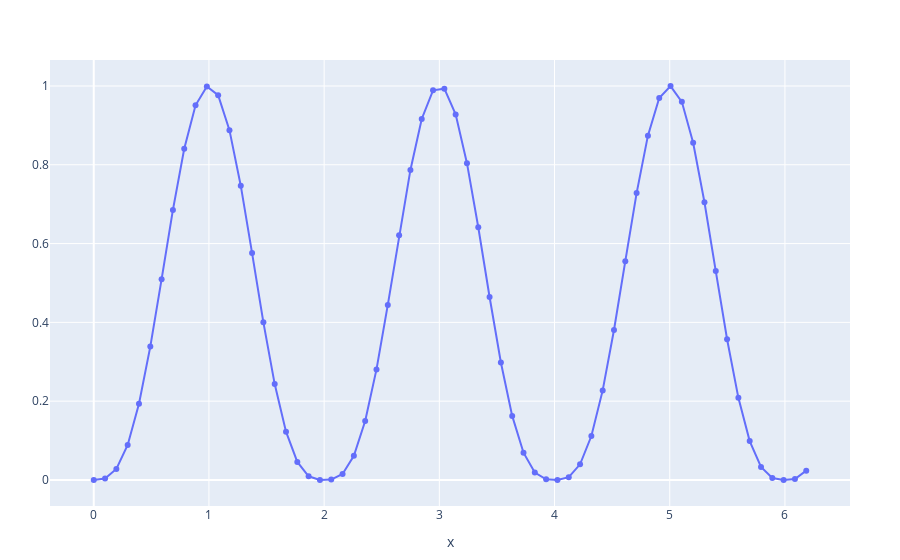

The cell this chart's notebook holds for it:
### Code cell
plot([
    scatter(x=x, y=u, mode="markers+lines", name="u")],
    Layout(xaxis_title="x") #yaxis_title="u(x)",  
)
